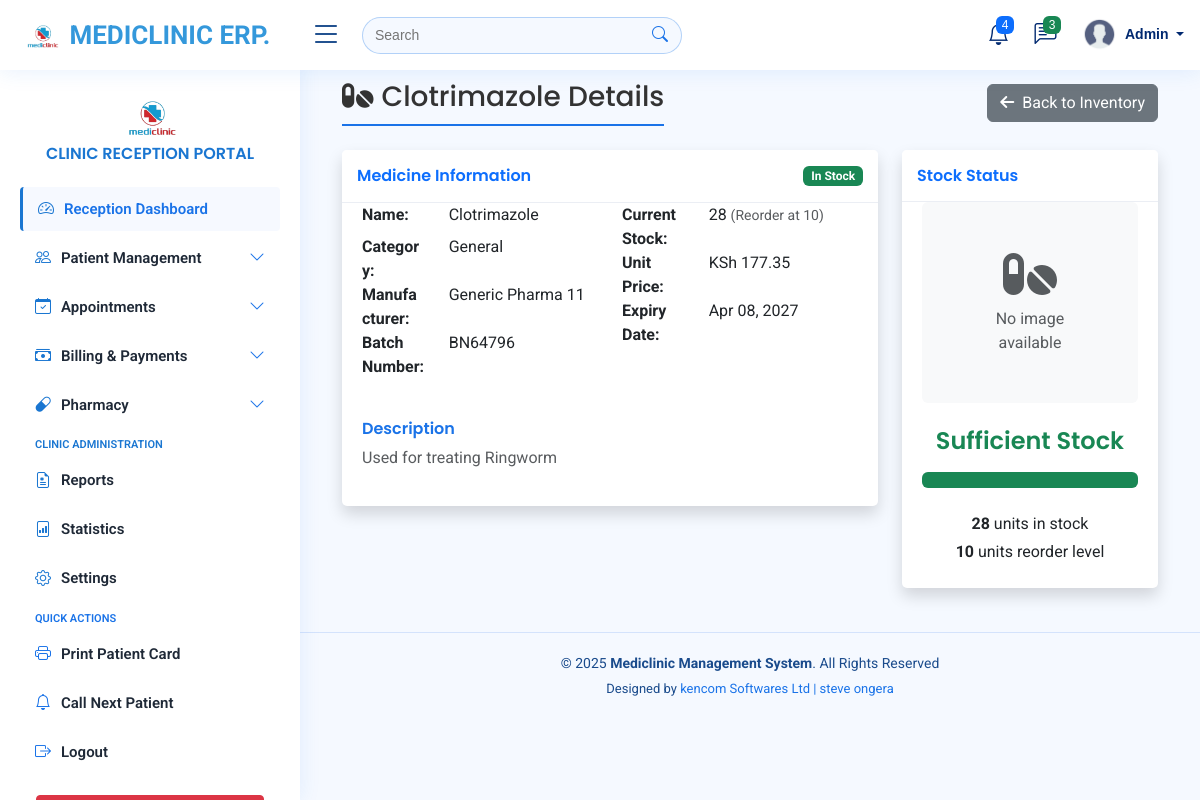
The app's page /medicines/11/, older data.
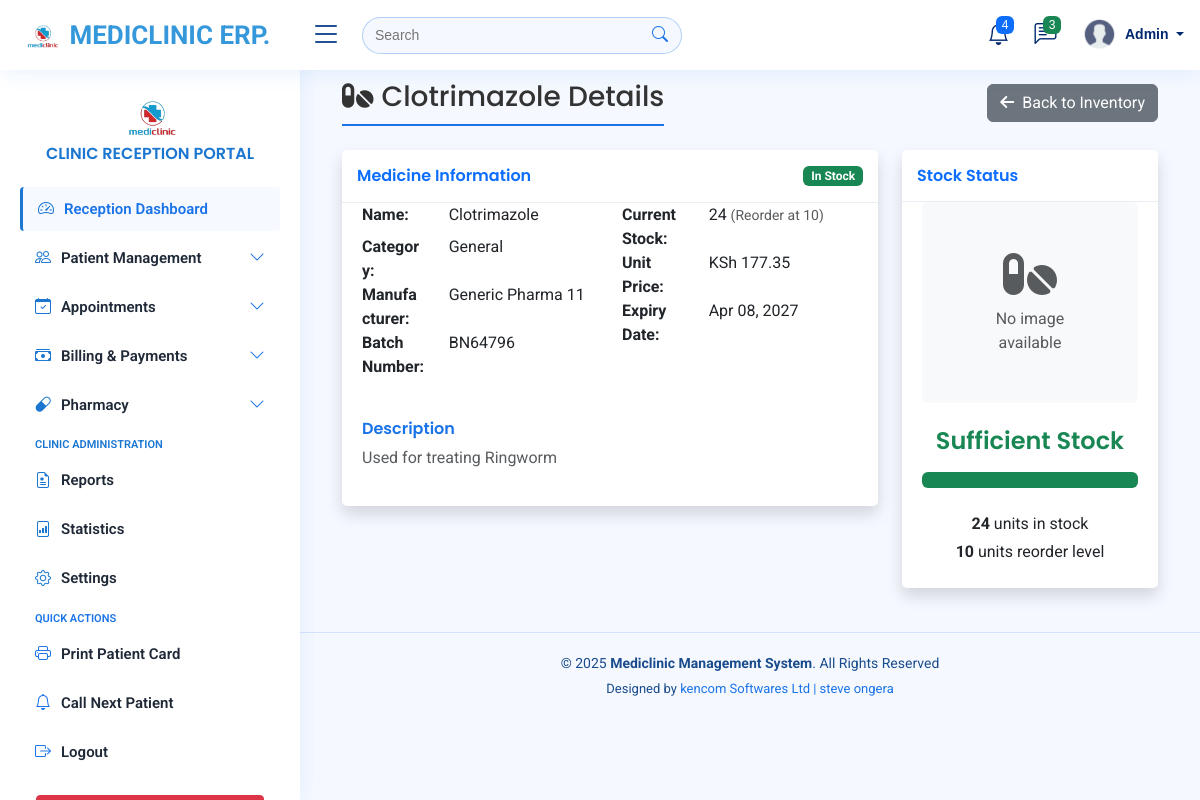
The same page, newer data.
### myapplication/models.py (models this page shows, shortened)
class Medicine(models.Model):
    name = models.CharField(max_length=200)
    category = models.ForeignKey('MedicineCategory', on_delete=models.SET_NULL, null=True, blank=True)
    description = models.TextField(blank=True, null=True)
    quantity_in_stock = models.PositiveIntegerField(default=0)
    unit_price = models.DecimalField(max_digits=10, decimal_places=2)
    reorder_level = models.PositiveIntegerField(default=10)
    manufacturer = models.CharField(max_length=200, blank=True, null=True)
    expiry_date = models.DateField(blank=True, null=True)
    batch_number = models.CharField(max_length=100, blank=True, null=True)
    image = models.ImageField(upload_to='medicine_images/', blank=True, null=True)  # ✅ New field
    created_at = models.DateTimeField(auto_now_add=True)
    updated_at = models.DateTimeField(auto_now=True)
    @property
    def is_low_stock(self):
        return self.quantity_in_stock <= self.reorder_level

class MedicineCategory(models.Model):
    name = models.CharField(max_length=100)
    description = models.TextField(blank=True, null=True)
    def __str__(self):
        return self.name

### myapplication/views.py (the view)
# urls.py: path('medicines/<int:pk>/', views.MedicineDetailView.as_view(), name='medicine_detail'),
class MedicineDetailView(LoginRequiredMixin, DetailView):
    model = Medicine
    template_name = 'medicines/medicine_detail.html'
    context_object_name = 'medicine'

### templates/medicines/detail.html (shortened to what the changed rows need)
{% extends 'base/base.html' %}
{% load custom_filters %}
{% load static %}
{% block content %}
<div class="container-fluid">
    <div class="d-sm-flex align-items-center justify-content-between mb-4">
        <h1 class="h3 mb-0 text-gray-800">
            <i class="fas fa-pills me-2"></i>{{ medicine.name }} Details
        </h1>
        <a href="{% url 'medicine_stock_list' %}" class="btn btn-secondary">
            <i class="fas fa-arrow-left me-1"></i> Back to Inventory
        </a>
    </div>
    <div class="row">
        <div class="col-lg-8">
            <div class="card shadow mb-4">
                <div class="card-body">
                    <div class="row">
                        <div class="col-md-6">
                            <dl class="row">
                                <dt class="col-sm-4">Name:</dt>
                                <dd class="col-sm-8">{{ medicine.name }}</dd>
                                <dt class="col-sm-4">Category:</dt>
                                <dd class="col-sm-8">{{ medicine.category|default:"-" }}</dd>
                                <dt class="col-sm-4">Manufacturer:</dt>
                                <dd class="col-sm-8">{{ medicine.manufacturer|default:"-" }}</dd>
                                <dt class="col-sm-4">Batch Number:</dt>
                                <dd class="col-sm-8">{{ medicine.batch_number|default:"-" }}</dd>
                            </dl>
                        </div>
                        <div class="col-md-6">
                            <dl class="row">
                                <dt class="col-sm-4">Current Stock:</dt>
                                <dd class="col-sm-8">
                                    {{ medicine.quantity_in_stock }}
                                    <small class="text-muted">(Reorder at {{ medicine.reorder_level }})</small>
                                </dd>
                                <dt class="col-sm-4">Unit Price:</dt>
                                <dd class="col-sm-8">KSh {{ medicine.unit_price }}</dd>
                                <dt class="col-sm-4">Expiry Date:</dt>
                                <dd class="col-sm-8">
                                    {% if medicine.expiry_date %}
                                        {{ medicine.expiry_date|date:"M d, Y" }}
                                    {% else %}
                                        -
                                    {% endif %}
                                </dd>
                            </dl>
                        </div>
                    </div>
                    {% if medicine.description %}
                    <div class="mt-4">
                        <h6>Description</h6>
                        <p class="text-muted">{{ medicine.description }}</p>
                    </div>
                    {% endif %}
                </div>
            </div>
        </div>
        <div class="col-lg-4">
            <div class="card shadow mb-4">
                <div class="card-body text-center">
                        {% widthratio medicine.quantity_in_stock medicine.reorder_level 100 as stock_percent %}
                    <p class="mb-1">
                        <strong>{{ medicine.quantity_in_stock }}</strong> units in stock
                    </p>
                    <p class="mb-1">
                        <strong>{{ medicine.reorder_level }}</strong> units reorder level
                    </p>
                </div>
            </div>
        </div>
    </div>
</div>
{% endblock %}

Row changes from the older to the newer data that the page shows:
changed Medicine "Clotrimazole": quantity_in_stock "28" → "24"
